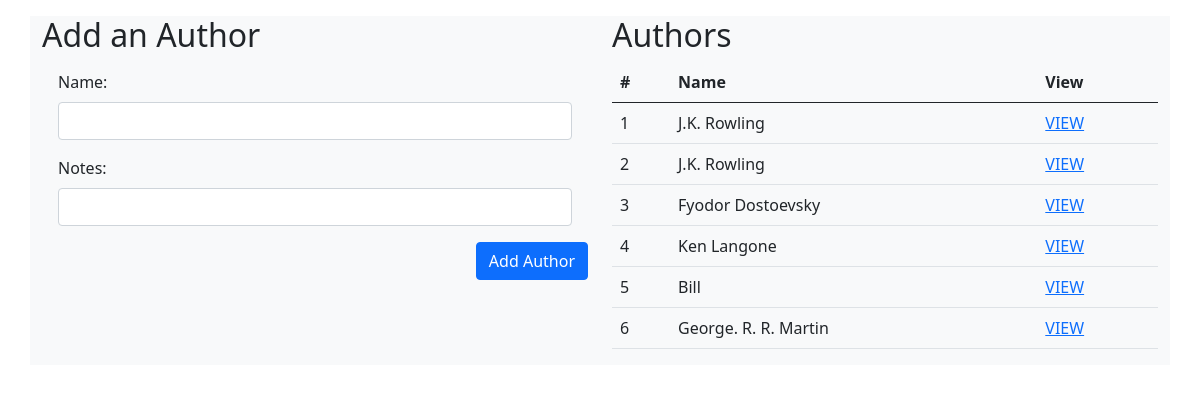
Page /authors on the earlier database version.
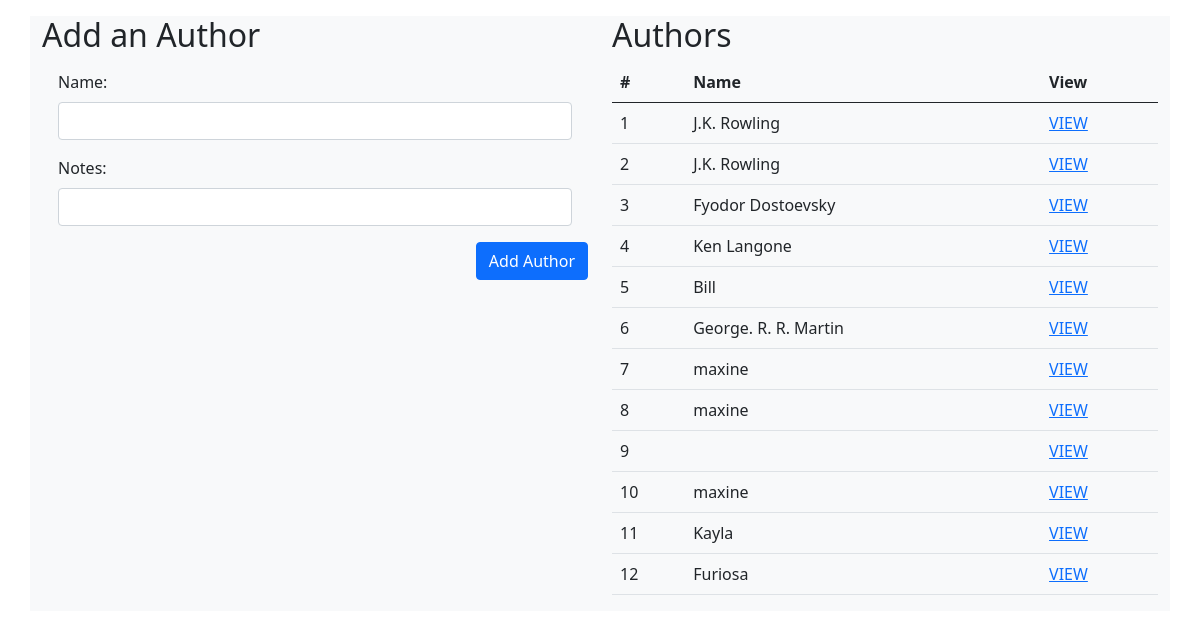
Same page on the later database version.
### books_authors_app/models.py (models this page shows)
class Author(models.Model):
    name = models.CharField(max_length=255)
    notes = models.TextField()
    books = models.ManyToManyField(Book, related_name="authors")
    created_at = models.DateTimeField(auto_now_add=True)
    updated_at = models.DateTimeField(auto_now=True)

### books_authors_app/views.py (the view)
# urls.py: path('authors', views.authors_index),
def authors_index(request):
    all_authors = Author.objects.all()
    context = {
        "all_authors" : all_authors
    }
    return render(request,"create_authors.html", context)

### books_authors_app/templates/create_authors.html (shortened to what this page needs)
<!DOCTYPE html>
<html lang="en">
<head>
    <link href="https://cdn.jsdelivr.net/npm/bootstrap@5.0.0-beta2/dist/css/bootstrap.min.css" rel="stylesheet"
>
    {% load static %}
</head>
<body>
    <div class="container mt-3">
        <div class="row">
            <div class="col bg-light p3 ">
                <h2>Add an Author</h2>
                <form action="/create_author" method="post">
                    <div class="m-3">
                        <label for="author_name" class="form-label">Name:</label>
                        <input type="text" name="author_name" id="author_name" class="form-control">
                    </div>
                    <div class="m-3">
                        <label for="notes" class="form-label">Notes:</label>
                        <input type="text" name="notes" id="notes" class="form-control">
                    </div>
                    <div class="mb-3 d-flex justify-content-end">
                        <input class="btn btn-primary" type="submit" value="Add Author">
                    </div>
                </form>
            </div>
            <div class="col bg-light p3">
                <h2>Authors</h2>
                <div class="mb-3">
                        <table class="table">
                            <thead>
                                <tr>
                                    <th scope="col">#</th>
                                    <th scope="col">Name</th>
                                    <th scope="col">View</th>
                                </tr>
                            </thead>
                            <tbody>
                                {% for author in all_authors %}
                                <tr>
                                    <td>{{ author.id }}</td>
                                    <td>{{ author.name}}</td>
                                    <td><a href="/display_author/{{author.id}}">VIEW</a></td>
                                    {% endfor %}
                                </tr>
                            </tbody>
                        </table>
                </div>
            </div>
        </div>
    </div>
</body>
</html>

Differences in the rows shown:
added Author: id "7", name "maxine"
added Author: id "8", name "maxine"
added Author: id "9"
added Author: id "10", name "maxine"
added Author: id "11", name "Kayla"
added Author: id "12", name "Furiosa"
